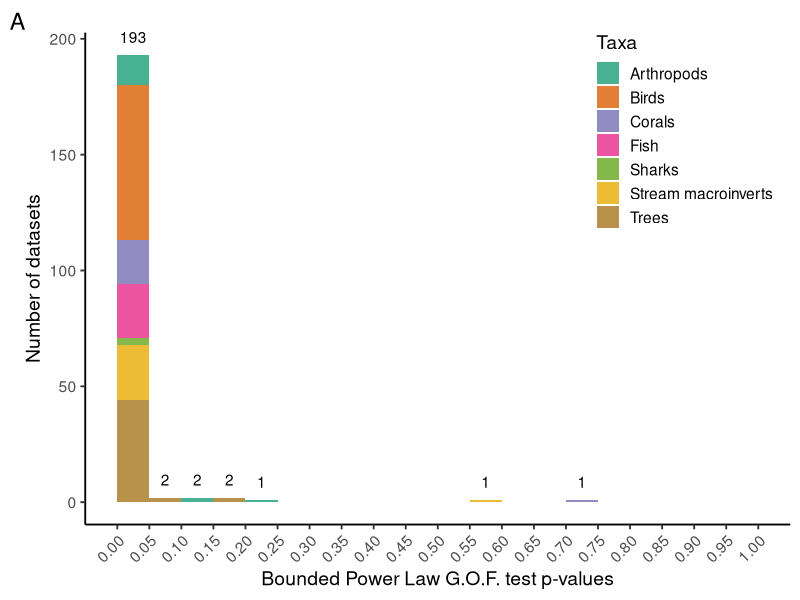
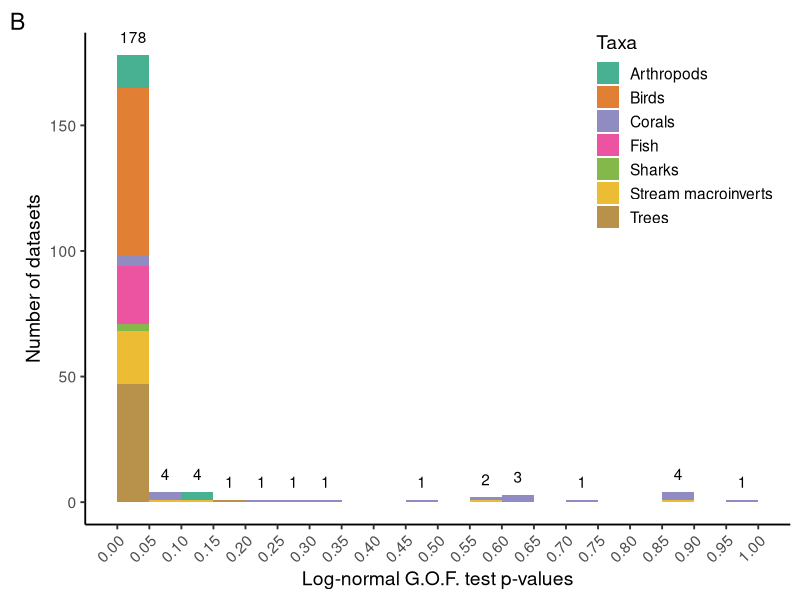

Generate these figures, in order, with R: (Note: this script raises an error after producing the figures.)
rm(list=ls())

library(ggplot2)
library(dplyr)
library(gridExtra)

gofall <- read.csv("gofall.csv")

custom_breaks <- seq(from = 0, to = 1, length.out = 21)

gofplots <- list()

bplpplot <- ggplot(gofall, aes(x = BPLP, fill = Taxa)) +
  geom_histogram(breaks = custom_breaks, alpha = 0.8) +
  stat_bin(
    aes(label = after_stat(if_else(count > 0, as.character(count), "")), group = 1),
    geom = "text",
    breaks = custom_breaks,
    vjust = -1
  ) +
  scale_x_continuous(breaks = custom_breaks, limits = c(0, 1)) +
  scale_fill_brewer(palette = "Dark2") +
  labs(x = "Bounded Power Law G.O.F. test p-values", y = "Number of datasets") +
  theme_classic(base_size = 14)+
  theme(axis.text.x = element_text(angle = 45, hjust = 1))+
  theme(legend.position = c(0.85, 0.8))+
   labs(tag = "A")

lognormpplot <- ggplot(gofall, aes(x = lognormP, fill = Taxa)) +
  geom_histogram(breaks = custom_breaks,  alpha = 0.8) +
  stat_bin(
    aes(label = after_stat(if_else(count > 0, as.character(count), "")), group = 1),
    geom = "text",
    breaks = custom_breaks,
    vjust = -1
  ) +
  scale_x_continuous(breaks = custom_breaks, limits = c(0, 1)) +
  scale_fill_brewer(palette = "Dark2") +
  labs(x = "Log-normal G.O.F. test p-values", y = "Number of datasets") +
  theme_classic(base_size = 14)+
  theme(axis.text.x = element_text(angle = 45, hjust = 1))+
  theme(legend.position = c(0.85, 0.8)) +
  labs(tag = "B")

# corals only for minus sampled data
msbplpplot <- ggplot(gofall, aes(x = MSBPLP)) +
  geom_histogram(breaks = custom_breaks, alpha = .4) +
  stat_bin(
    aes(label = after_stat(if_else(count > 0, as.character(count), "")), group = 1),
    geom = "text",
    breaks = custom_breaks,
    vjust = -1
  ) +
  scale_x_continuous(breaks = custom_breaks, limits = c(0, 1)) +
  labs(x = "Corals: Minus-sampled Bounded Power Law G.O.F. test p-values", y = "Number of datasets") +
  theme_classic(base_size = 14)+
  theme(axis.text.x = element_text(angle = 45, hjust = 1))+
  labs(tag = "C")

mslnpplot <- ggplot(gofall, aes(x = MSlognormP)) +
  geom_histogram(breaks = custom_breaks, alpha = .4) +
  stat_bin(
    aes(label = after_stat(if_else(count > 0, as.character(count), "")), group = 1),
    geom = "text",
    breaks = custom_breaks,
    vjust = -1
  ) +
  scale_x_continuous(breaks = custom_breaks, limits = c(0, 1)) +
  labs(x = "Corals: Minus-sampled Log-normal G.O.F. test p-values", y = "Number of datasets") +
  theme_classic(base_size = 14)+
  theme(axis.text.x = element_text(angle = 45, hjust = 1))+
  labs(tag = "D")

gofplots <- c(bplpplot,lognormpplot,msbplpplot,mslnpplot)

ggsave(
  filename = "gofplots.pdf", 
  plot = marrangeGrob(grobs= gofplots, nrow=2, ncol=2, list(top=NULL),
                      layout_matrix = rbind(c(1,2), c(3,4))), 
  width = 17, height = 15
)
